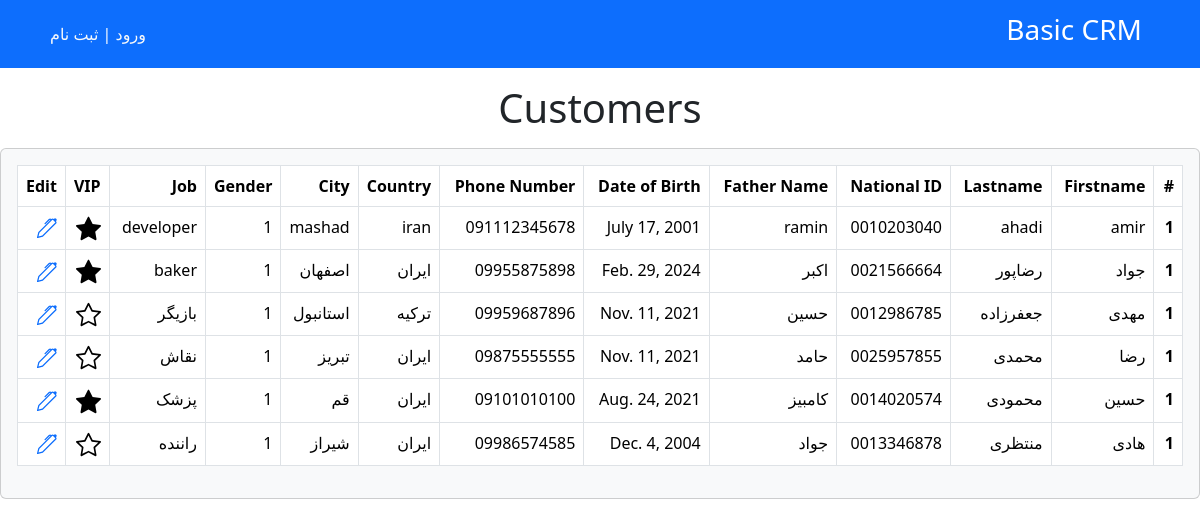
/, run on an earlier commit of the app's database.
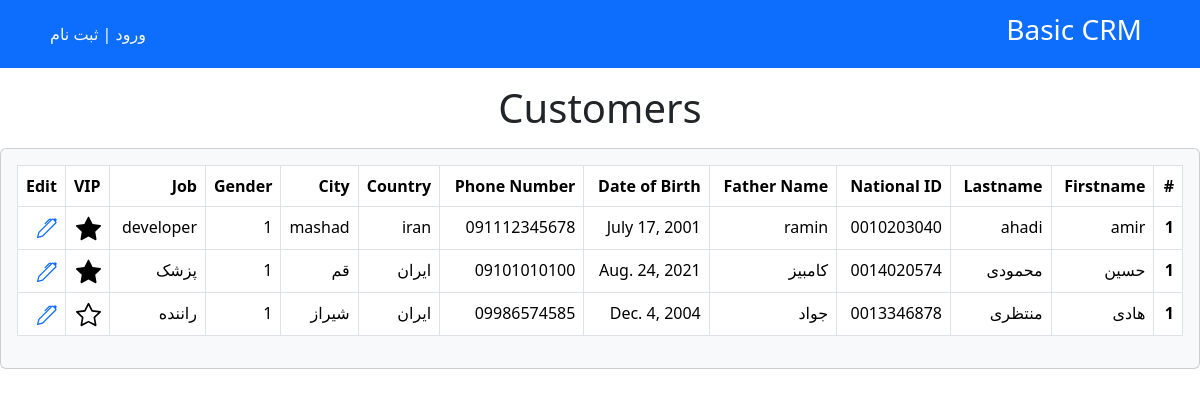
And on a later commit of the database.
### customers/models.py (models this page shows, shortened)
class Customer(models.Model):
    GENDER_CHOICES = (
        ('1', 'Male'),
        ('2', 'Female'),
        ('3', 'Other'),
    )
    firstname = models.CharField(max_length=100)
    lastname = models.CharField(max_length=100)
    nat_id = models.CharField(max_length=10)
    father_name = models.CharField(max_length=100)
    date_of_birth = models.DateField()
    phone_number = models.CharField(max_length=12)
    country = models.CharField(max_length=50)
    city = models.CharField(max_length=50)
    gender = models.CharField(choices=GENDER_CHOICES, max_length=1)
    job = models.CharField(max_length=100)
    vip = models.BooleanField(default=False)
    datetime_created = models.DateTimeField(auto_now_add=True)
    datetime_modified = models.DateTimeField(auto_now=True)

### customers/views.py (the view)
# urls.py: path('', CustomersList.as_view(), name="customers_list"),
class CustomersList(generic.ListView):
    template_name = "customers/customers_list.html"
    model = Customer
    context_object_name = 'customers_list'

### customers/templates/customers/customers_list.html (shortened to what this page needs)
{% extends '_base.html' %}
{% block content %}
    <div class="mt-3">
        <center><h1>Customers</h1></center>
    </div>
    <div class="card card bg-light mt-3">
        <div class="card-body">
            <table class="table table-bordered">
                <thead>
                <tr>
                    <th scope="col">#</th>
                    <th scope="col">Firstname</th>
                    <th scope="col">Lastname</th>
                    <th scope="col">National ID</th>
                    <th scope="col">Father Name</th>
                    <th scope="col">Date of Birth</th>
                    <th scope="col">Phone Number</th>
                    <th scope="col">Country</th>
                    <th scope="col">City</th>
                    <th scope="col">Gender</th>
                    <th scope="col">Job</th>
                    <th scope="col">VIP</th>
                    <th scope="col">Edit</th>
                </tr>
                </thead>
                <tbody>
                {% for customer in customers_list %}
                    <tr>
                        <th scope="row">1</th>
                        <td>{{ customer.firstname }}</td>
                        <td>{{ customer.lastname }}</td>
                        <td>{{ customer.nat_id }}</td>
                        <td>{{ customer.father_name }}</td>
                        <td>{{ customer.date_of_birth }}</td>
                        <td>{{ customer.phone_number }}</td>
                        <td width="10">{{ customer.country }}</td>
                        <td width="10">{{ customer.city }}</td>
                        <td width="10">{{ customer.gender }}</td>
                        <td>{{ customer.job }}</td>
                        <td width="10">
                        </td>
                        <td width="10">
                            <a href="{% url "customer_update" customer.id %}">
                                <svg xmlns="http://www.w3.org/2000/svg" width="20" height="20" fill="currentColor"
                                     class="bi bi-pen" viewBox="0 0 16 16">
                            </a>
                        </td>
                    </tr>
                {% endfor %}
                </tbody>
            </table>
        </div>
    </div>
{% endblock content %}

### templates/_base.html (shortened to what this page needs)
<!DOCTYPE HTML PUBLIC "-//W3C//DTD HTML 4.01//EN" "http://www.w3.org/TR/html4/strict.dtd">
<html lang="en">
<head>
    <link href="https://cdn.jsdelivr.net/npm/bootstrap@5.3.3/dist/css/bootstrap.min.css" rel="stylesheet"
>
</head>
<body dir="rtl">
<nav class="navbar navbar-expand-lg navbar-dark bg-primary" dir="rtl">
    <div class="container">
        <a class="navbar-brand mx-3" href="{% url "customers_list" %}">
            <h3>Basic CRM</h3>
        </a>
        <div class="mx-2 text-white">
            {% if user.is_authenticated %}
                خوش آمدید {{ user.username }}
                |
                <a class="link-light text-decoration-none" href="{% url 'account_logout' %}">خروج</a>
            {% else %}
                <a class="link-light text-decoration-none" href="{% url 'account_login' %}">ورود</a>
                |
                <a class="link-light text-decoration-none" href="{% url 'account_signup' %}">ثبت نام</a>
            {% endif %}
        </div>
    </div>
</nav>
{% block content %}
{% endblock content %}
</body>
</html>

What changed in the data, as far as the page shows it:
removed Customer: firstname "جواد", lastname "رضاپور", nat_id "0021566664", father_name "اکبر", date_of_birth "Feb. 29, 2024", phone_number "09955875898", country "ایران", city "اصفهان", gender "1", job "baker", vip True (drawn)
removed Customer: firstname "مهدی", lastname "جعفرزاده", nat_id "0012986785", father_name "حسین", date_of_birth "Nov. 11, 2021", phone_number "09959687896", country "ترکیه", city "استانبول", gender "1", job "بازیگر", vip False (drawn)
removed Customer: firstname "رضا", lastname "محمدی", nat_id "0025957855", father_name "حامد", date_of_birth "Nov. 11, 2021", phone_number "09875555555", country "ایران", city "تبریز", gender "1", job "نقاش", vip False (drawn)
